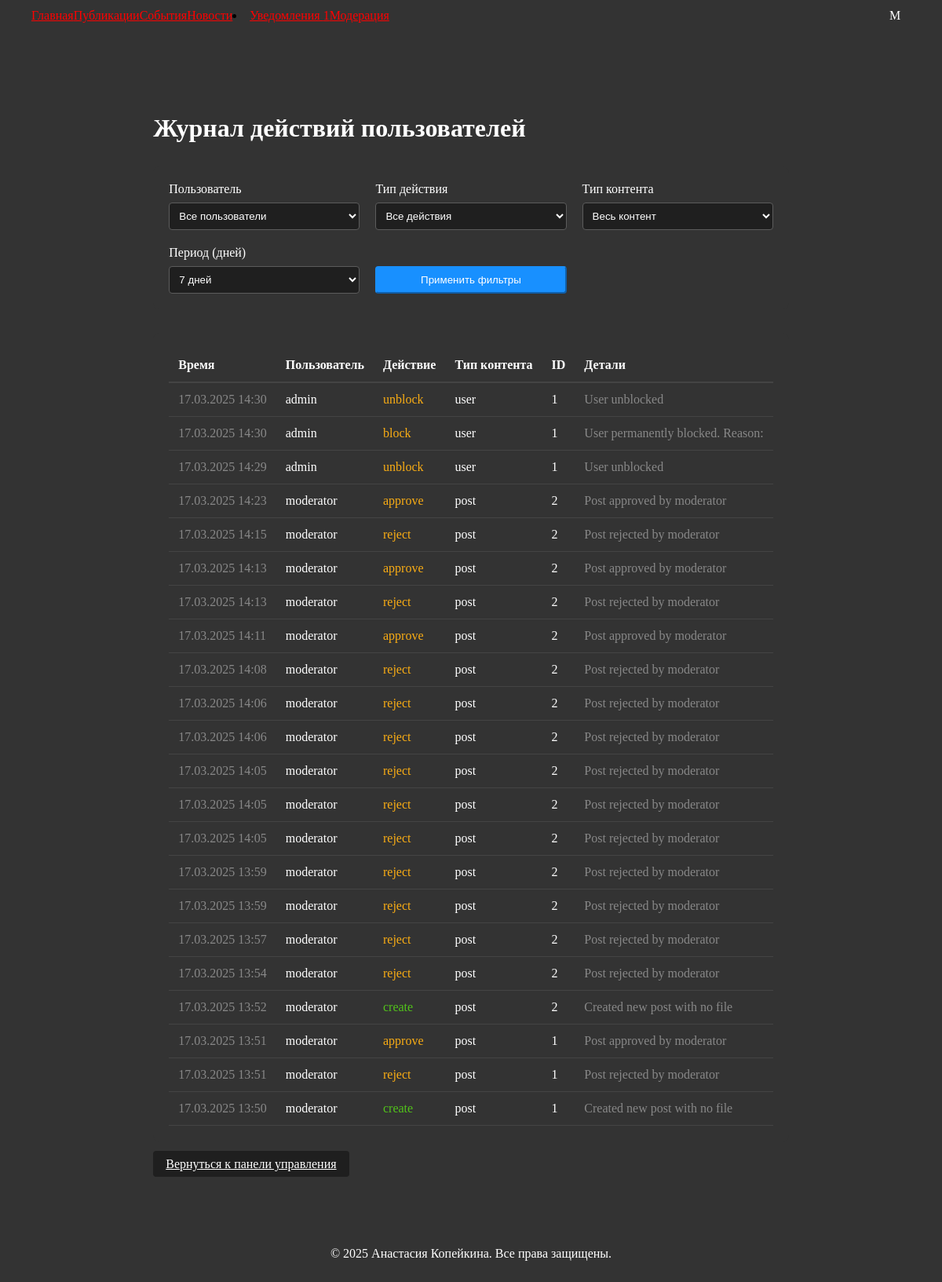
Screenshot of /moderate/activities (signed in) with the database file from the repository.
### application/models.py (models this page shows, shortened)
class User(db.Model, UserMixin):
    id = db.Column(db.Integer, primary_key=True)
    username = db.Column(db.String(150), unique=True, nullable=False)
    email = db.Column(db.String(150), unique=True, nullable=False)
    password_hash = db.Column(db.String(128), nullable=False)
    role = db.Column(db.String(128), default='user')
    is_blocked = db.Column(db.Boolean, default=False)
    failed_login_attempts = db.Column(db.Integer, default=0)
    last_failed_login = db.Column(db.DateTime)
    posts = db.relationship('Post', backref='author', lazy=True)
    likes = db.relationship('Like', backref='user', lazy=True)
    comments = db.relationship('Comment', backref='user', lazy=True)
    email_notifications = db.Column(db.Boolean, default=True)  # Флаг для email уведомлений

class UserActivity(db.Model):
    id = db.Column(db.Integer, primary_key=True)
    user_id = db.Column(db.Integer, db.ForeignKey('user.id'), nullable=False)
    action_type = db.Column(db.String(50), nullable=False)  # 'create', 'edit', 'delete'
    target_type = db.Column(db.String(50), nullable=False)  # 'post', 'comment', 'news', 'event'
    target_id = db.Column(db.Integer, nullable=False)
    details = db.Column(db.Text, nullable=True)
    created_at = db.Column(db.DateTime, default=datetime.now)
    user = db.relationship('User', backref='activities')

### application/views/moderation.py (the view)
@moderation_bp.route("/moderate/activities")
@login_required
@moderator_required('moderator')
def view_activities():
    user_id = request.args.get('user_id', type=int)
    action_type = request.args.get('action_type')
    target_type = request.args.get('target_type')
    days = request.args.get('days', type=int, default=7)
    query = UserActivity.query
    if user_id:
        query = query.filter_by(user_id=user_id)
    if action_type:
        query = query.filter_by(action_type=action_type)
    if target_type:
        query = query.filter_by(target_type=target_type)
    if days:
        query = query.filter(UserActivity.created_at >= datetime.now() - timedelta(days=days))
    activities = query.order_by(UserActivity.created_at.desc()).all()
    users = User.query.all()
    return render_template(
        "moderation/activities.html",
        activities=activities,
        users=users,
        selected_user_id=user_id,
        selected_action_type=action_type,
        selected_target_type=target_type,
        selected_days=days
    )

### application/views/auth.py (called while the page is built)
@login_manager.user_loader
def load_user(user_id):
    return User.query.get(int(user_id))

### application/templates/moderation/activities.html (shortened to what this page needs)
{% extends 'base.html' %}
{% block content %}
<div class="home-container" style="max-width: 1200px; margin: 0 auto; padding: 40px 20px;">
    <h1 style="color: #fff; margin-bottom: 30px;">Журнал действий пользователей</h1>
    <div class="filters" style="background-color: #333333; padding: 20px; border-radius: 8px; margin-bottom: 30px;">
        <form method="GET" style="display: grid; grid-template-columns: repeat(auto-fit, minmax(200px, 1fr)); gap: 20px;">
            <div class="filter-item">
                <label style="display: block; color: #fff; margin-bottom: 8px;">Пользователь</label>
                <select name="user_id" class="ant-select" style="width: 100%; padding: 8px; border-radius: 4px; background-color: #1f1f1f; color: #fff; border: 1px solid #5c5c5c;">
                    <option value="">Все пользователи</option>
                </select>
            </div>
            <div class="filter-item">
                <label style="display: block; color: #fff; margin-bottom: 8px;">Тип действия</label>
                <select name="action_type" class="ant-select" style="width: 100%; padding: 8px; border-radius: 4px; background-color: #1f1f1f; color: #fff; border: 1px solid #5c5c5c;">
                    <option value="">Все действия</option>
                </select>
            </div>
            <div class="filter-item">
                <label style="display: block; color: #fff; margin-bottom: 8px;">Тип контента</label>
                <select name="target_type" class="ant-select" style="width: 100%; padding: 8px; border-radius: 4px; background-color: #1f1f1f; color: #fff; border: 1px solid #5c5c5c;">
                    <option value="">Весь контент</option>
                </select>
            </div>
            <div class="filter-item">
                <label style="display: block; color: #fff; margin-bottom: 8px;">Период (дней)</label>
                <select name="days" class="ant-select" style="width: 100%; padding: 8px; border-radius: 4px; background-color: #1f1f1f; color: #fff; border: 1px solid #5c5c5c;">
                    <option value="7" {% if selected_days == 7 %}selected{% endif %}>7 дней</option>
                </select>
            </div>
            <div class="filter-item" style="display: flex; align-items: flex-end;">
                <button type="submit" class="ant-btn ant-btn-primary" style="width: 100%;">Применить фильтры</button>
            </div>
        </form>
    </div>
    <div class="activities-table" style="background-color: #333333; padding: 20px; border-radius: 8px;">
        <table style="width: 100%; border-collapse: collapse;">
            <thead>
                <tr>
                    <th style="padding: 12px; text-align: left; border-bottom: 2px solid #444; color: #fff;">Время</th>
                    <th style="padding: 12px; text-align: left; border-bottom: 2px solid #444; color: #fff;">Пользователь</th>
                    <th style="padding: 12px; text-align: left; border-bottom: 2px solid #444; color: #fff;">Действие</th>
                    <th style="padding: 12px; text-align: left; border-bottom: 2px solid #444; color: #fff;">Тип контента</th>
                    <th style="padding: 12px; text-align: left; border-bottom: 2px solid #444; color: #fff;">ID</th>
                    <th style="padding: 12px; text-align: left; border-bottom: 2px solid #444; color: #fff;">Детали</th>
                </tr>
            </thead>
            <tbody>
                {% for activity in activities %}
                <tr>
                    <td style="padding: 12px; border-bottom: 1px solid #444; color: #888;">
                        {{ activity.created_at.strftime('%d.%m.%Y %H:%M') }}
                    </td>
                    <td style="padding: 12px; border-bottom: 1px solid #444; color: #fff;">
                        {{ activity.user.username }}
                    </td>
                    <td style="padding: 12px; border-bottom: 1px solid #444;">
                        <span style="color:
                            {%- if activity.action_type == 'create' -%}#52c41a
                            {%- elif activity.action_type == 'edit' -%}#1890ff
                            {%- elif activity.action_type == 'delete' -%}#ff4d4f
                            {%- else -%}#faad14{% endif %}">
                            {{ activity.action_type }}
                        </span>
                    </td>
                    <td style="padding: 12px; border-bottom: 1px solid #444; color: #fff;">
                        {{ activity.target_type }}
                    </td>
                    <td style="padding: 12px; border-bottom: 1px solid #444; color: #fff;">
                        {{ activity.target_id }}
                    </td>
                    <td style="padding: 12px; border-bottom: 1px solid #444; color: #888;">
                        {{ activity.details }}
                    </td>
                </tr>
                {% endfor %}
            </tbody>
        </table>
    </div>
    <div style="margin-top: 20px;">
        <a href="{{ url_for('moderation.dashboard') }}" class="ant-btn ant-btn-default">Вернуться к панели управления</a>
    </div>
</div>
{% endblock %}

### application/templates/base.html (shortened to what this page needs)
<!DOCTYPE html>
<html lang="en">
<head>
    <link rel="stylesheet" href="https://cdnjs.cloudflare.com/ajax/libs/antd/4.16.13/antd.min.css">
    <link rel="stylesheet" href="{{ url_for('static', filename='css/styles.css') }}">
</head>
<body>
    <header style="position: fixed; ">
        <nav class="ant-menu ant-menu-horizontal" style="display: flex; align-items: center; justify-content: space-between; padding: 0 20px;">
            <div class="left-menu" style="display: flex; align-items: center;">
                <a class="ant-menu-item" href="{{ url_for('index') }}">Главная</a>
                <a class="ant-menu-item" href="{{ url_for('posts.list_posts') }}">Публикации</a>
                <a class="ant-menu-item" href="{{ url_for('events.list_events') }}">События</a>
                <a class="ant-menu-item" href="{{ url_for('news.list_news') }}">Новости</a>
                <li class="nav-item">
                    <a class="nav-link" href="{{ url_for('notifications.list_notifications') }}">
                        Уведомления
                        <span id="unreadNotificationsCount" class="badge badge-danger"></span>
                    </a>
                </li>
                {% if current_user.is_authenticated and current_user.role == 'moderator' %}
                <a class="ant-menu-item" href="{{ url_for('moderation.dashboard') }}">Модерация</a>
                {% elif current_user.is_authenticated and current_user.role == 'admin' %}
                <a class="ant-menu-item" href="{{ url_for('admin.list_users') }}">Админпанель</a>
                {% endif %}
            </div>
            <div class="right-menu" style="display: flex; align-items: center;">
                {% if not current_user.is_authenticated %}
                <a class="ant-menu-item" href="{{ url_for('auth.login') }}">Вход</a>
                <a class="ant-menu-item" href="{{ url_for('auth.register') }}">Регистрация</a>
                {% else %}
                <div
                    id="user-avatar"
                    class="ant-avatar ant-avatar-circle ant-avatar-icon user-avatar"
                    style="
                        background-color: {{ current_user.avatar_color }};
                        color: white;
                        cursor: pointer;
                        display: flex;
                        align-items: center;
                        justify-content: center;
                        width: 40px;
                        height: 40px;
                    "
                >
                    {{ current_user.username[0]|upper }}
                </div>
                {% endif %}
            </div>
        </nav>
    </header>
    <div class="content" style="padding: 20px; display: flex; justify-content: center; flex-direction: column; margin-top: 64px;">
        {% block content %}
        {% endblock %}
    </div>
    <footer style="text-align: center; padding: 20px;">
        <p>© 2025 Анастасия Копейкина. Все права защищены.</p>
    </footer>
</body>
</html>

### application/static/css/styles.css (style rules this page uses)
body { background-color: #333333; }
.ant-btn-primary { background-color: #FF0000; border-color: #FF0000; }
p { color: #ffffff; }
h1 { color: #ffffff; }
header { top: 0; left: 0; right: 0; z-index: 1000; max-width: 1200px; margin: 0 auto; padding: 0 20px; background-color: #333333; }
.ant-menu { background-color: #333333; }
.ant-menu-horizontal { border-bottom: none; }
nav a { color: #FF0000; background-color: #333333; }

### application/templates/moderation/activities.html (style rules this page uses)
.ant-btn { padding: 8px 16px; border-radius: 4px; cursor: pointer; transition: all 0.3s; }
.ant-btn-primary { background-color: #1890ff; border-color: #1890ff; color: #fff; }
.ant-btn-default { background-color: #1f1f1f; border-color: #5c5c5c; color: #fff; }

### rows the page displays
User: username "M"
UserActivity: created_at "17.03.2025 14:30", user.username "admin", action_type "unblock", target_type "user", target_id "1", details "User unblocked"
UserActivity: created_at "17.03.2025 14:30", user.username "admin", action_type "block", target_type "user", target_id "1", details "User permanently blocked. Reason:"
UserActivity: created_at "17.03.2025 14:29", user.username "admin", action_type "unblock", target_type "user", target_id "1", details "User unblocked"
UserActivity: created_at "17.03.2025 14:23", user.username "moderator", action_type "approve", target_type "post", target_id "2", details "Post approved by moderator"
UserActivity: created_at "17.03.2025 14:15", user.username "moderator", action_type "reject", target_type "post", target_id "2", details "Post rejected by moderator"
UserActivity: created_at "17.03.2025 14:13", user.username "moderator", action_type "approve", target_type "post", target_id "2", details "Post approved by moderator"
UserActivity: created_at "17.03.2025 14:13", user.username "moderator", action_type "reject", target_type "post", target_id "2", details "Post rejected by moderator"
UserActivity: created_at "17.03.2025 14:11", user.username "moderator", action_type "approve", target_type "post", target_id "2", details "Post approved by moderator"
UserActivity: created_at "17.03.2025 14:08", user.username "moderator", action_type "reject", target_type "post", target_id "2", details "Post rejected by moderator"
UserActivity: created_at "17.03.2025 14:06", user.username "moderator", action_type "reject", target_type "post", target_id "2", details "Post rejected by moderator"
UserActivity: created_at "17.03.2025 14:06", user.username "moderator", action_type "reject", target_type "post", target_id "2", details "Post rejected by moderator"
UserActivity: created_at "17.03.2025 14:05", user.username "moderator", action_type "reject", target_type "post", target_id "2", details "Post rejected by moderator"
UserActivity: created_at "17.03.2025 14:05", user.username "moderator", action_type "reject", target_type "post", target_id "2", details "Post rejected by moderator"
UserActivity: created_at "17.03.2025 14:05", user.username "moderator", action_type "reject", target_type "post", target_id "2", details "Post rejected by moderator"
UserActivity: created_at "17.03.2025 13:59", user.username "moderator", action_type "reject", target_type "post", target_id "2", details "Post rejected by moderator"
UserActivity: created_at "17.03.2025 13:59", user.username "moderator", action_type "reject", target_type "post", target_id "2", details "Post rejected by moderator"
UserActivity: created_at "17.03.2025 13:57", user.username "moderator", action_type "reject", target_type "post", target_id "2", details "Post rejected by moderator"
UserActivity: created_at "17.03.2025 13:54", user.username "moderator", action_type "reject", target_type "post", target_id "2", details "Post rejected by moderator"
UserActivity: created_at "17.03.2025 13:52", user.username "moderator", action_type "create", target_type "post", target_id "2", details "Created new post with no file"
UserActivity: created_at "17.03.2025 13:51", user.username "moderator", action_type "approve", target_type "post", target_id "1", details "Post approved by moderator"
UserActivity: created_at "17.03.2025 13:51", user.username "moderator", action_type "reject", target_type "post", target_id "1", details "Post rejected by moderator"
UserActivity: created_at "17.03.2025 13:50", user.username "moderator", action_type "create", target_type "post", target_id "1", details "Created new post with no file"
